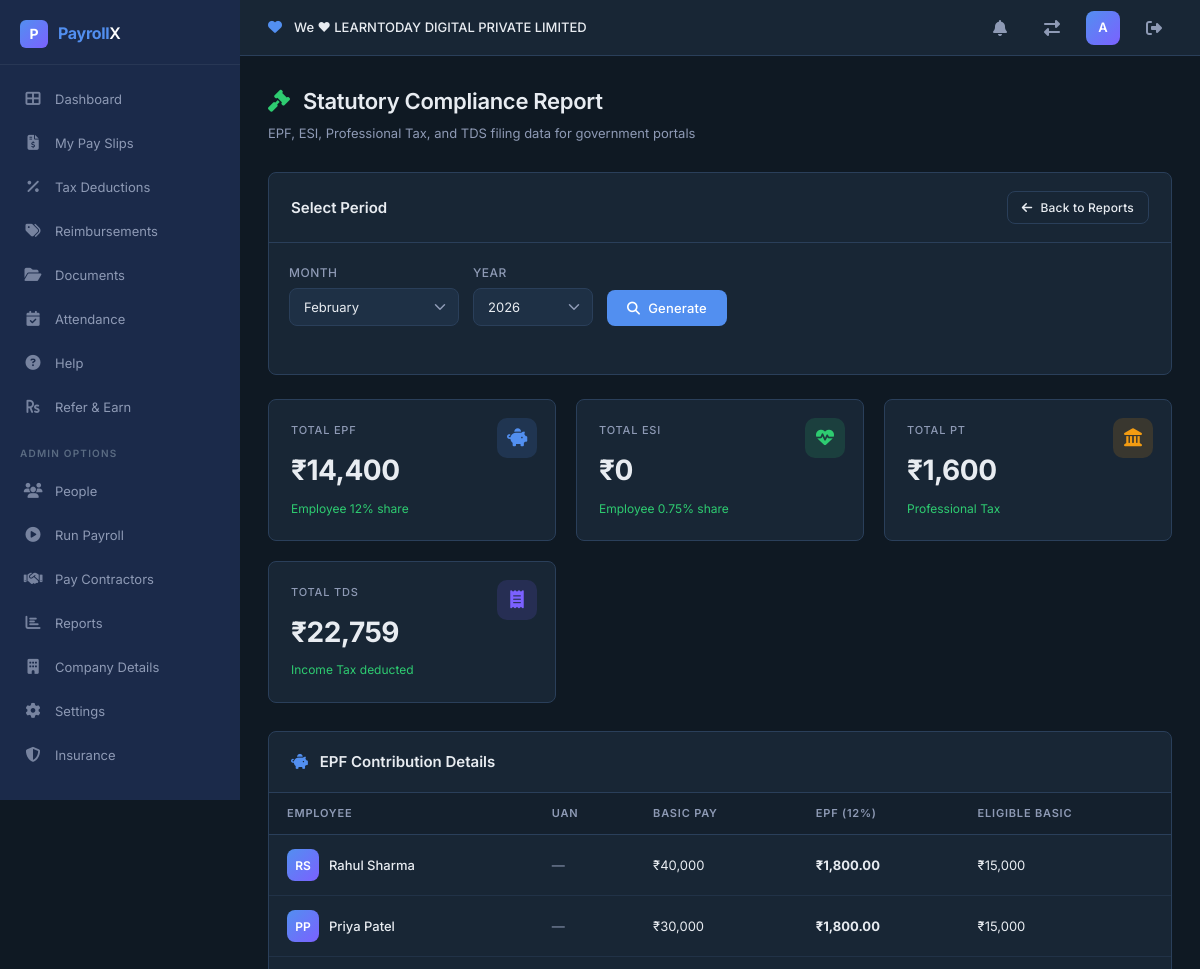
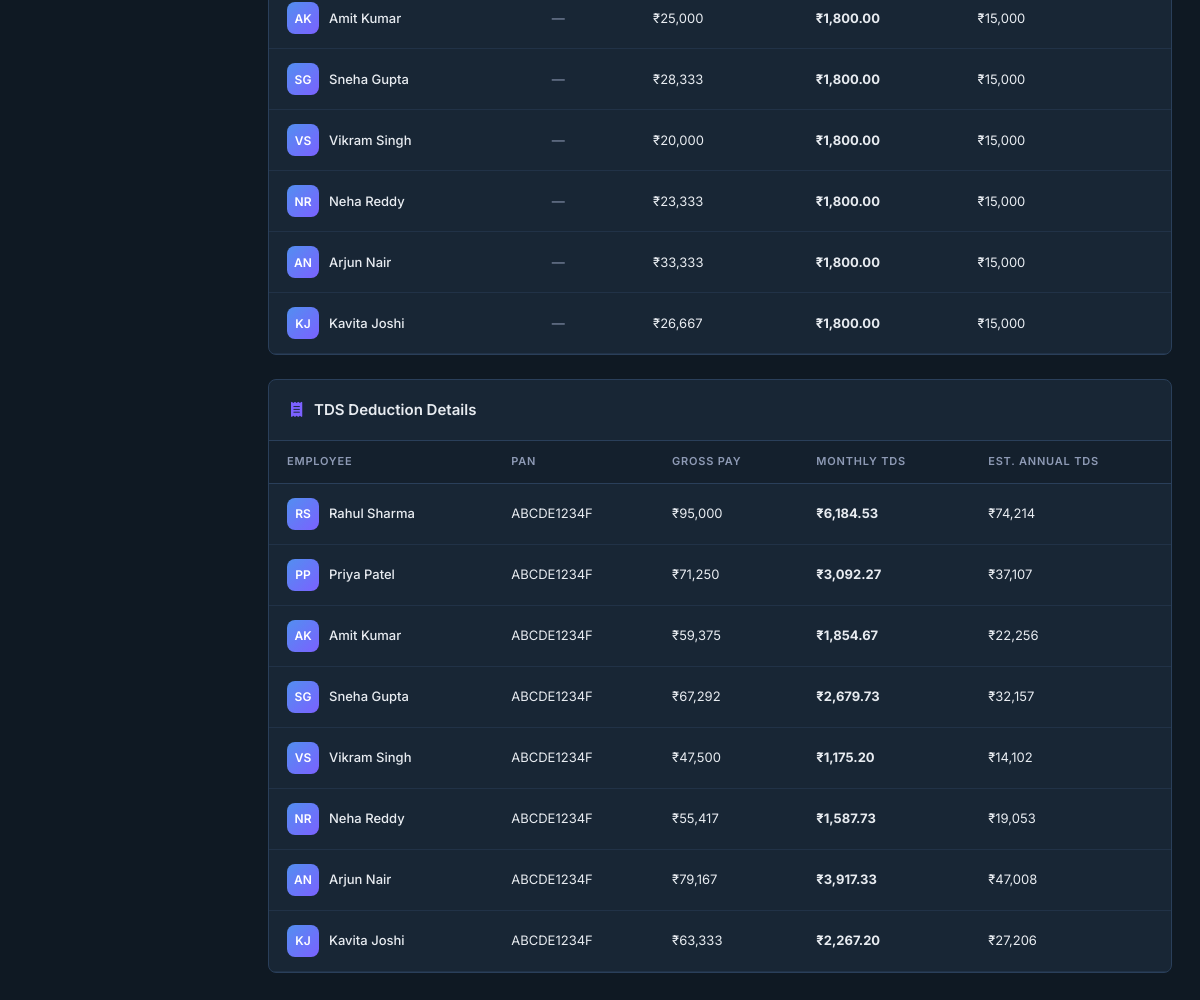
The app's page /reports/statutory-compliance (signed in) with its own data (2 pictures, top to bottom).
### src/models.py (models this page shows, shortened)
class Organization(db.Model):
    __tablename__ = 'organizations'
    org_id = db.Column(db.Integer, primary_key=True)
    name = db.Column(db.String(200), unique=True, nullable=False)
    created_at = db.Column(db.DateTime, default=datetime.utcnow)
    users = db.relationship('User', backref='organization', lazy=True)
    employees = db.relationship('Employee', backref='organization', lazy=True)
    payroll_runs = db.relationship('PayrollRun', backref='organization', lazy=True)

class User(UserMixin, db.Model):
    __tablename__ = 'users'
    id = db.Column(db.Integer, primary_key=True)
    username = db.Column(db.String(80), unique=True, nullable=False)
    email = db.Column(db.String(120), unique=True, nullable=False)
    password_hash = db.Column(db.String(256), nullable=False)
    role = db.Column(db.String(20), default='employee')  # employee, hr_admin, finance
    created_at = db.Column(db.DateTime, default=datetime.utcnow)
    org_id = db.Column(db.Integer, db.ForeignKey('organizations.org_id'), nullable=True)

class Payslip(db.Model):
    __tablename__ = 'payslips'
    slip_id = db.Column(db.Integer, primary_key=True)
    run_id = db.Column(db.Integer, db.ForeignKey('payroll_runs.run_id'), nullable=False)
    emp_id = db.Column(db.Integer, db.ForeignKey('employees.emp_id'), nullable=False)
    org_id = db.Column(db.Integer, db.ForeignKey('organizations.org_id'), nullable=True)
    month = db.Column(db.Integer, nullable=False)
    year = db.Column(db.Integer, nullable=False)
    basic_pay = db.Column(db.Float, default=0)
    hra = db.Column(db.Float, default=0)
    da = db.Column(db.Float, default=0)
    special_allowance = db.Column(db.Float, default=0)
    conveyance = db.Column(db.Float, default=0)
    medical_allowance = db.Column(db.Float, default=0)
    gross_pay = db.Column(db.Float, default=0)
    epf_deduction = db.Column(db.Float, default=0)
    esi_deduction = db.Column(db.Float, default=0)
    professional_tax = db.Column(db.Float, default=0)
    tds = db.Column(db.Float, default=0)
    lop_deduction = db.Column(db.Float, default=0)
    total_deductions = db.Column(db.Float, default=0)
    net_pay = db.Column(db.Float, default=0)
    generated_at = db.Column(db.DateTime, default=datetime.utcnow)

class Employee(db.Model):
    __tablename__ = 'employees'
    emp_id = db.Column(db.Integer, primary_key=True)
    user_id = db.Column(db.Integer, db.ForeignKey('users.id'), nullable=True)
    first_name = db.Column(db.String(80), nullable=False)
    last_name = db.Column(db.String(80), nullable=False)
    email = db.Column(db.String(120), nullable=False)
    phone = db.Column(db.String(15))
    pan_number = db.Column(db.String(10))
    aadhaar_number = db.Column(db.String(12))
    bank_account = db.Column(db.String(20))
    bank_ifsc = db.Column(db.String(11))
    bank_name = db.Column(db.String(100))
    department = db.Column(db.String(80))
    designation = db.Column(db.String(80))
    date_of_joining = db.Column(db.Date, default=date.today)
    date_of_exit = db.Column(db.Date, nullable=True)
    status = db.Column(db.String(20), default='active')  # active, inactive, exited
    org_id = db.Column(db.Integer, db.ForeignKey('organizations.org_id'), nullable=True)
    created_at = db.Column(db.DateTime, default=datetime.utcnow)
    salary_structures = db.relationship('SalaryStructure', backref='employee', lazy=True)
    attendance_logs = db.relationship('AttendanceLog', backref='employee', lazy=True)
    payslips = db.relationship('Payslip', backref='employee', lazy=True)
    tax_declaration = db.relationship('TaxDeclaration', backref='employee', uselist=False)
    @property
    def full_name(self):
        return f"{self.first_name} {self.last_name}"

### src/app.py (the view)
@app.route('/reports/statutory-compliance')
@login_required
@role_required('hr_admin', 'finance')
def report_statutory():
    month = request.args.get('month', type=int, default=2)
    year = request.args.get('year', type=int, default=2026)
    org_run_ids = [r.run_id for r in PayrollRun.query.filter_by(org_id=current_user.org_id).all()]
    slips = Payslip.query.filter(Payslip.run_id.in_(org_run_ids), Payslip.month==month, Payslip.year==year).all() if org_run_ids else []
    months_list = ['January', 'February', 'March', 'April', 'May', 'June',
                   'July', 'August', 'September', 'October', 'November', 'December']
    return render_template('report_statutory.html',
                           slips=slips, selected_month=month, selected_year=year,
                           months=months_list)

### src/app.py (called while the page is built)
@login_manager.user_loader
def load_user(user_id):
    return User.query.get(int(user_id))

def role_required(*allowed_roles):
    def decorator(f):
        @wraps(f)
        def wrapped(*args, **kwargs):
            if current_user.role not in allowed_roles:
                flash('Access denied — insufficient permissions.', 'error')
                return redirect(url_for('dashboard'))
            return f(*args, **kwargs)
        return wrapped
    return decorator

@app.before_request
def initialize_database():
    global _db_initialized
    if not _db_initialized:
        db.create_all()
        seed_database()
        _db_initialized = True

### templates/report_statutory.html (shortened to what this page needs)
{% extends "base.html" %}
{% block content %}
<div class="page-header">
    <h1><i class="fas fa-gavel" style="color: var(--success); margin-right: 8px;"></i> Statutory Compliance Report</h1>
    <p>EPF, ESI, Professional Tax, and TDS filing data for government portals</p>
</div>
<div class="data-card" style="margin-bottom: 24px;">
    <div class="data-card-header">
        <h2>Select Period</h2>
        <a href="{{ url_for('reports') }}" class="btn btn-outline btn-sm"><i class="fas fa-arrow-left"></i> Back to Reports</a>
    </div>
    <div style="padding: 20px;">
        <form method="GET" action="{{ url_for('report_statutory') }}">
            <div class="payroll-controls">
                <div class="form-group">
                    <label>Month</label>
                    <select name="month" class="form-control" style="width: 170px;">
                        {% for i in range(12) %}
                        <option value="{{ i + 1 }}" {% if selected_month == i + 1 %}selected{% endif %}>{{ months[i] }}</option>
                        {% endfor %}
                    </select>
                </div>
                <div class="form-group">
                    <label>Year</label>
                    <select name="year" class="form-control" style="width: 120px;">
                        <option value="2026" {% if selected_year == 2026 %}selected{% endif %}>2026</option>
                    </select>
                </div>
                <button type="submit" class="btn btn-primary"><i class="fas fa-search"></i> Generate</button>
            </div>
        </form>
    </div>
</div>
{% if slips %}
<div class="stats-grid">
    <div class="stat-card">
        <div class="stat-label">Total EPF</div>
        <div class="stat-value">₹{{ "{:,.0f}".format(slips|sum(attribute='epf_deduction')) }}</div>
        <div class="stat-change positive">Employee 12% share</div>
        <div class="stat-icon blue"><i class="fas fa-piggy-bank"></i></div>
    </div>
    <div class="stat-card">
        <div class="stat-label">Total ESI</div>
        <div class="stat-value">₹{{ "{:,.0f}".format(slips|sum(attribute='esi_deduction')) }}</div>
        <div class="stat-change positive">Employee 0.75% share</div>
        <div class="stat-icon green"><i class="fas fa-heartbeat"></i></div>
    </div>
    <div class="stat-card">
        <div class="stat-label">Total PT</div>
        <div class="stat-value">₹{{ "{:,.0f}".format(slips|sum(attribute='professional_tax')) }}</div>
        <div class="stat-change positive">Professional Tax</div>
        <div class="stat-icon orange"><i class="fas fa-landmark"></i></div>
    </div>
    <div class="stat-card">
        <div class="stat-label">Total TDS</div>
        <div class="stat-value">₹{{ "{:,.0f}".format(slips|sum(attribute='tds')) }}</div>
        <div class="stat-change positive">Income Tax deducted</div>
        <div class="stat-icon purple"><i class="fas fa-receipt"></i></div>
    </div>
</div>
<div class="data-card" style="margin-bottom: 24px;">
    <div class="data-card-header">
        <h2><i class="fas fa-piggy-bank" style="color: var(--primary); margin-right: 8px;"></i> EPF Contribution Details</h2>
    </div>
    <table class="data-table">
        <thead><tr><th>Employee</th><th>UAN</th><th>Basic Pay</th><th>EPF (12%)</th><th>Eligible Basic</th></tr></thead>
        <tbody>
            {% for slip in slips %}
            <tr>
                <td><div class="emp-info"><div class="emp-avatar">{{ slip.employee.first_name[0] }}{{ slip.employee.last_name[0] }}</div><div><div class="emp-name">{{ slip.employee.full_name }}</div></div></div></td>
                <td style="color: var(--text-secondary);">—</td>
                <td>₹{{ "{:,.0f}".format(slip.basic_pay) }}</td>
                <td><strong>₹{{ "{:,.2f}".format(slip.epf_deduction) }}</strong></td>
                <td>₹{{ "{:,.0f}".format([slip.basic_pay, 15000]|min) }}</td>
            </tr>
            {% endfor %}
        </tbody>
    </table>
</div>
<div class="data-card">
    <div class="data-card-header">
        <h2><i class="fas fa-receipt" style="color: #7b61ff; margin-right: 8px;"></i> TDS Deduction Details</h2>
    </div>
    <table class="data-table">
        <thead><tr><th>Employee</th><th>PAN</th><th>Gross Pay</th><th>Monthly TDS</th><th>Est. Annual TDS</th></tr></thead>
        <tbody>
            {% for slip in slips %}
            <tr>
                <td><div class="emp-info"><div class="emp-avatar">{{ slip.employee.first_name[0] }}{{ slip.employee.last_name[0] }}</div><div><div class="emp-name">{{ slip.employee.full_name }}</div></div></div></td>
                <td>{{ slip.employee.pan_number or '—' }}</td>
                <td>₹{{ "{:,.0f}".format(slip.gross_pay) }}</td>
                <td><strong>₹{{ "{:,.2f}".format(slip.tds) }}</strong></td>
                <td>₹{{ "{:,.0f}".format(slip.tds * 12) }}</td>
            </tr>
            {% endfor %}
        </tbody>
    </table>
</div>
{% endif %}
{% endblock %}

### templates/base.html (shortened to what this page needs)
<!DOCTYPE html>
<html lang="en">
<head>
    <link rel="stylesheet" href="{{ url_for('static', filename='css/style.css') }}">
    <link rel="stylesheet" href="https://cdnjs.cloudflare.com/ajax/libs/font-awesome/6.5.1/css/all.min.css">
</head>
<body>
    {% if current_user.is_authenticated %}
    <aside class="sidebar" id="sidebar">
        <div class="sidebar-logo">
            <div class="logo-icon">P</div>
            <div class="logo-text"><span>Payroll</span>X</div>
        </div>
        <nav class="sidebar-nav">
            <a href="{{ url_for('dashboard') }}" class="nav-item {% if request.endpoint == 'dashboard' %}active{% endif %}">
                <span class="nav-icon"><i class="fas fa-th-large"></i></span> Dashboard
            </a>
            <a href="{{ url_for('payslips') }}" class="nav-item {% if request.endpoint == 'payslips' %}active{% endif %}">
                <span class="nav-icon"><i class="fas fa-file-invoice-dollar"></i></span> My Pay Slips
            </a>
            <a href="{{ url_for('tax_deductions') }}" class="nav-item {% if request.endpoint == 'tax_deductions' %}active{% endif %}">
                <span class="nav-icon"><i class="fas fa-percentage"></i></span> Tax Deductions
            </a>
            <a href="{{ url_for('reimbursements') }}" class="nav-item {% if request.endpoint == 'reimbursements' %}active{% endif %}">
                <span class="nav-icon"><i class="fas fa-tags"></i></span> Reimbursements
            </a>
            <a href="{{ url_for('documents') }}" class="nav-item {% if request.endpoint == 'documents' %}active{% endif %}">
                <span class="nav-icon"><i class="fas fa-folder-open"></i></span> Documents
            </a>
            <a href="{{ url_for('attendance') }}" class="nav-item {% if request.endpoint == 'attendance' %}active{% endif %}">
                <span class="nav-icon"><i class="fas fa-calendar-check"></i></span> Attendance
            </a>
            <a href="{{ url_for('help_page') }}" class="nav-item {% if request.endpoint == 'help_page' %}active{% endif %}">
                <span class="nav-icon"><i class="fas fa-question-circle"></i></span> Help
            </a>
            <a href="{{ url_for('refer_earn') }}" class="nav-item {% if request.endpoint == 'refer_earn' %}active{% endif %}">
                <span class="nav-icon"><i class="fas fa-rupee-sign"></i></span> Refer & Earn
            </a>
            {% if current_user.role != 'employee' %}
            <div class="nav-section-label">Admin Options</div>
            <a href="{{ url_for('people') }}" class="nav-item {% if request.endpoint == 'people' %}active{% endif %}">
                <span class="nav-icon"><i class="fas fa-users"></i></span> People
            </a>
            <a href="{{ url_for('run_payroll') }}" class="nav-item {% if request.endpoint == 'run_payroll' %}active{% endif %}">
                <span class="nav-icon"><i class="fas fa-play-circle"></i></span> Run Payroll
            </a>
            <a href="{{ url_for('pay_contractors') }}" class="nav-item {% if request.endpoint == 'pay_contractors' %}active{% endif %}">
                <span class="nav-icon"><i class="fas fa-handshake"></i></span> Pay Contractors
            </a>
            <a href="{{ url_for('reports') }}" class="nav-item {% if request.endpoint == 'reports' %}active{% endif %}">
                <span class="nav-icon"><i class="fas fa-chart-bar"></i></span> Reports
            </a>
            <a href="{{ url_for('company_details') }}" class="nav-item {% if request.endpoint == 'company_details' %}active{% endif %}">
                <span class="nav-icon"><i class="fas fa-building"></i></span> Company Details
            </a>
            <a href="{{ url_for('settings') }}" class="nav-item {% if request.endpoint == 'settings' %}active{% endif %}">
                <span class="nav-icon"><i class="fas fa-cog"></i></span> Settings
            </a>
            <a href="{{ url_for('insurance') }}" class="nav-item {% if request.endpoint == 'insurance' %}active{% endif %}">
                <span class="nav-icon"><i class="fas fa-shield-alt"></i></span> Insurance
            </a>
            {% endif %}
        </nav>
    </aside>
    <header class="top-bar">
        <div class="top-bar-left">
            <span class="org-heart"><i class="fas fa-heart"></i></span>
            <span class="org-name">We ♥ {{ current_user.organization.name if current_user.organization else 'My Organization' }}</span>
        </div>
        <div class="top-bar-right">
            <div class="notification-bell"><i class="fas fa-bell"></i></div>
            <a href="{{ url_for('choose_organization') }}" class="notification-bell"><i class="fas fa-exchange-alt"></i></a>
            <div class="profile-avatar" title="{{ current_user.username }}">
                {{ current_user.username[0]|upper }}
            </div>
            <a href="{{ url_for('logout') }}" class="notification-bell" title="Logout"><i class="fas fa-sign-out-alt"></i></a>
        </div>
    </header>
    <main class="main-content">
        {% block content %}{% endblock %}
    </main>
    {% else %}
        {% block public_content %}{% endblock %}
    {% endif %}
</body>
</html>

### records on screen
Organization: organization "LEARNTODAY DIGITAL PRIVATE LIMITED"
User: username "A"
Payslip: employee "R", employee "S", employee.full_name "Rahul Sharma", basic_pay "40,000", epf_deduction "1,800.00", basic_pay "15,000", employee "ABCDE1234F", gross_pay "95,000", tds "6,184.53", slip.tds*12 "74,214"
Payslip: employee "P", employee.full_name "Priya Patel", basic_pay "30,000", epf_deduction "1,800.00", basic_pay "15,000", employee "ABCDE1234F", gross_pay "71,250", tds "3,092.27", slip.tds*12 "37,107"
Payslip: employee "A", employee "K", employee.full_name "Amit Kumar", basic_pay "25,000", epf_deduction "1,800.00", basic_pay "15,000", employee "ABCDE1234F", gross_pay "59,375", tds "1,854.67", slip.tds*12 "22,256"
Payslip: employee "S", employee "G", employee.full_name "Sneha Gupta", basic_pay "28,333", epf_deduction "1,800.00", basic_pay "15,000", employee "ABCDE1234F", gross_pay "67,292", tds "2,679.73", slip.tds*12 "32,157"
Payslip: employee "V", employee "S", employee.full_name "Vikram Singh", basic_pay "20,000", epf_deduction "1,800.00", basic_pay "15,000", employee "ABCDE1234F", gross_pay "47,500", tds "1,175.20", slip.tds*12 "14,102"
Payslip: employee "N", employee "R", employee.full_name "Neha Reddy", basic_pay "23,333", epf_deduction "1,800.00", basic_pay "15,000", employee "ABCDE1234F", gross_pay "55,417", tds "1,587.73", slip.tds*12 "19,053"
Payslip: employee "A", employee "N", employee.full_name "Arjun Nair", basic_pay "33,333", epf_deduction "1,800.00", basic_pay "15,000", employee "ABCDE1234F", gross_pay "79,167", tds "3,917.33", slip.tds*12 "47,008"
Payslip: employee "K", employee "J", employee.full_name "Kavita Joshi", basic_pay "26,667", epf_deduction "1,800.00", basic_pay "15,000", employee "ABCDE1234F", gross_pay "63,333", tds "2,267.20", slip.tds*12 "27,206"

### other values on screen
{{ "{:,.0f}".format(slips|sum(attribute='epf_deduction')) }} "14,400"
{{ "{:,.0f}".format(slips|sum(attribute='esi_deduction')) }} "0"
{{ "{:,.0f}".format(slips|sum(attribute='professional_tax')) }} "1,600"
{{ "{:,.0f}".format(slips|sum(attribute='tds')) }} "22,759"
form field month "February"
